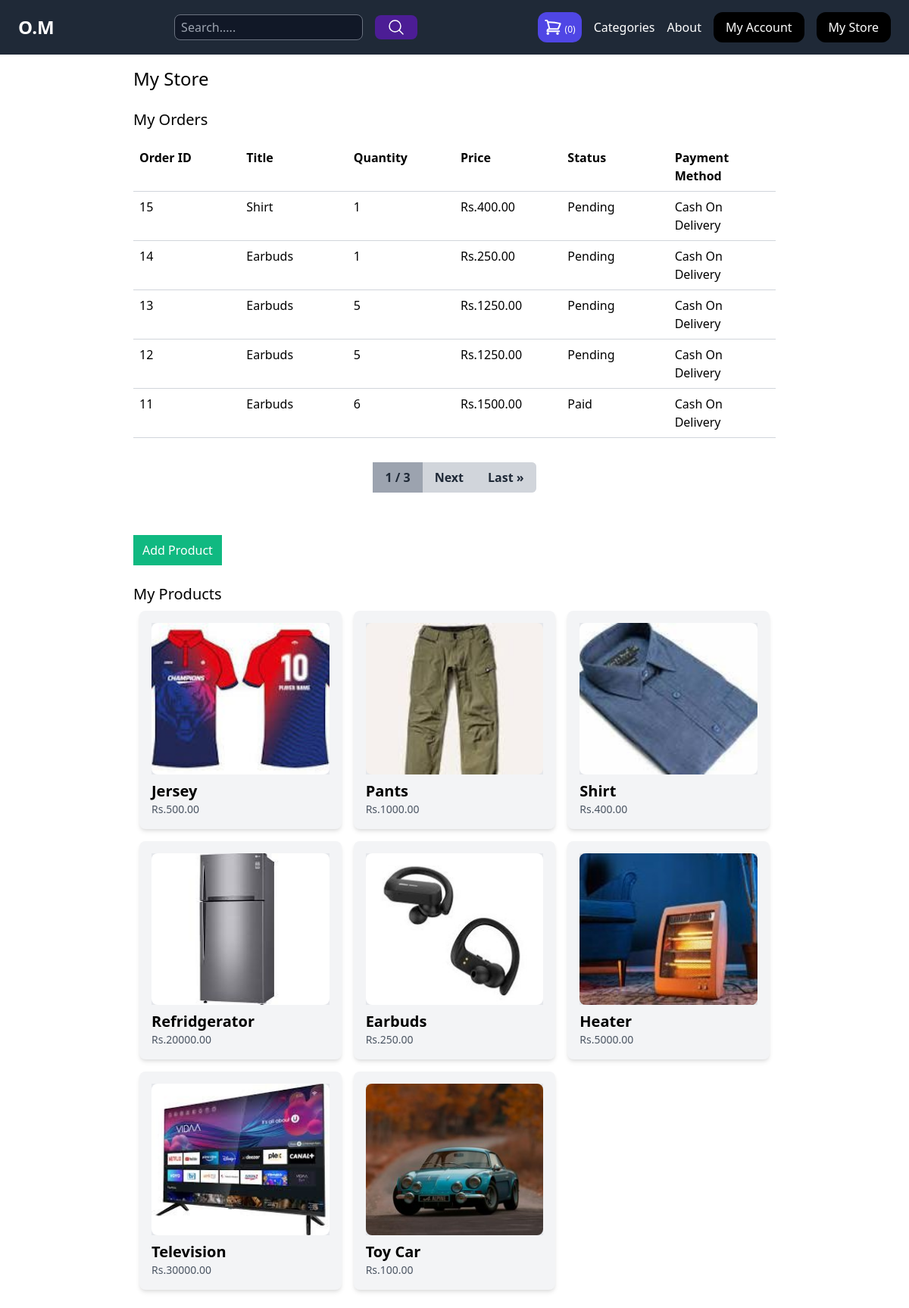
/my-store/ (signed in), run on the app's committed database.
### store/models.py (models this page shows, shortened)
class OrderItem(models.Model):
    order = models.ForeignKey(Order, related_name='items', on_delete=models.CASCADE)
    product = models.ForeignKey(Product, related_name='items', on_delete=models.CASCADE)
    quantity = models.IntegerField(default=1)
    price = models.DecimalField(max_digits=10, decimal_places=2)

class Order(models.Model):
    METHOD = (
    ("Cash On Delivery", "Cash On Delivery"),
    ("Esewa", "Esewa"),
)
    first_name = models.CharField(max_length=255)
    last_name = models.CharField(max_length=255)
    address = models.CharField(max_length=255)
    zipcode = models.CharField(max_length=255)
    email = models.EmailField()
    phone = models.CharField(max_length=10)
    paid_amount = models.DecimalField(max_digits=10, decimal_places=2, blank=True, null=True)
    payment_method = models.CharField(max_length=20, choices=METHOD, default="Cash On Delivery")
    is_paid = models.BooleanField(default=False)
    transaction_uuid = models.UUIDField(default=uuid.uuid4, editable=False, unique=True)
    created_by = models.ForeignKey(User, related_name='orders', on_delete=models.SET_NULL, null=True)
    created_at = models.DateTimeField(auto_now_add=True)

class Product(models.Model):
    category = models.ForeignKey(Category, related_name='products', on_delete=models.CASCADE)
    user = models.ForeignKey(User, related_name='products', on_delete=models.CASCADE)
    title = models.CharField(max_length=50)
    slug = models.SlugField(max_length=50)
    description = models.TextField(blank=True)
    price = models.DecimalField(max_digits=10, decimal_places=2)
    image = models.ImageField(upload_to='uploads/product_images/', blank=True, null=True)
    thumbnail = models.ImageField(upload_to='uploads/product_images/thumbnail/', blank=True, null=True)
    created_at = models.DateTimeField(auto_now_add=True)
    updated_at = models.DateTimeField(auto_now=True)
    stock = models.PositiveIntegerField(default=0)
    class Meta:
        ordering = ('-created_at',)
    def get_thumbnail(self):
        if self.thumbnail:
            return self.thumbnail.url

### userprofile/views.py (the view)
# urls.py: path('my-store/', views.my_store, name='my_store'),
@login_required
def my_store(request):
    order_items = OrderItem.objects.filter(product__user=request.user).order_by('-order__created_at')
    paginator = Paginator(order_items, 5)
    page_number = request.GET.get('page')
    page_obj = paginator.get_page(page_number)
    return render(request, 'userprofile/my_store.html', {
        'page_obj': page_obj,
    })

### store/cart.py (called while the page is built)
    def __len__(self):
        return sum(item['quantity'] for item in self.cart.values())

### store/context_processors.py (called while the page is built)
def cart(request):
    return {'cart': Cart(request)}

### userprofile/templates/userprofile/my_store.html (shortened to what this page needs)
{% extends 'main/base.html' %}
{% block content %}
    <h1 class="text-2xl">My Store</h1>
    <h2 class="text-xl mt-6 mb-6">My Orders</h2>
    <div class="flex flex-wrap border-b border-gray-300 pb-2">
        <div class="w-1/6 px-2">
            <strong>Order ID</strong>
        </div>
        <div class="w-1/6 px-2">
            <strong>Title</strong>
        </div>
        <div class="w-1/6 px-2">
            <strong>Quantity</strong>
        </div>
        <div class="w-1/6 px-2">
            <strong>Price</strong>
        </div>
        <div class="w-1/6 px-2">
            <strong>Status</strong>
        </div>
        <div class="w-1/6 px-2">
            <strong>Payment Method</strong>
        </div>
    </div>
    {% for order_item in page_obj %}
        <div class="flex flex-wrap border-b border-gray-300 py-2">
            <div class="w-1/6 px-2">
                <a href="{% url 'store_order_detail' order_item.order.id %}">{{ order_item.order.id }}</a>
            </div>
            <div class="w-1/6 px-2">
                {{ order_item.product.title }}
            </div>
            <div class="w-1/6 px-2">
                {{ order_item.quantity }}
            </div>
            <div class="w-1/6 px-2">
                Rs.{{ order_item.price }}
            </div>
            <div class="w-1/6 px-2">
                <form action="{% url 'toggle_order_status' order_item.order.id %}" method="post">
                    <button type="submit" class="toggle-status-btn">
                        {% if not order_item.order.is_paid %}
                            Pending
                        {% else %}
                            Paid
                        {% endif %}
                    </button>
                </form>
            </div>
            <div class="w-1/6 px-2">
                {{ order_item.order.payment_method }}
            </div>
        </div>
    {% endfor %}
    <div class="flex justify-center my-8">
        <div class="flex rounded-md bg-gray-200">
            <span class="py-2 px-4 bg-gray-400 text-gray-800 font-bold">{{ page_obj.number }} / {{ page_obj.paginator.num_pages }}</span>
            {% if page_obj.has_next %}
                <a href="?page={{ page_obj.next_page_number }}" class="py-2 px-4 bg-gray-300 hover:bg-gray-400 text-gray-800 font-bold">Next</a>
                <a href="?page={{ page_obj.paginator.num_pages }}" class="py-2 px-4 bg-gray-300 hover:bg-gray-400 text-gray-800 font-bold rounded-r-md">Last &raquo;</a>
            {% endif %}
        </div>
    </div>
    <a href="{% url 'add_product' %}" class="mt-6 inline-block py-2 px-3 bg-green-500 text-white">Add Product</a>
    <h2 class="text-xl mt-6">My Products</h2>
    {% if request.user.products %}
        <div class="flex flex-wrap">
            {% for product in request.user.products.all %}
                <div class="product w-1/3 p-2">
                    <div class="p-4 bg-gray-100 shadow-md rounded-lg">
                        <a href="{% url 'edit_product' product.id %}" class="block">
                            <div class="image mb-2 bg-gray-200" style="height: 200px;">
                                <img src="{{ product.get_thumbnail }}" alt="Image of {{ product.title }}" class="rounded-lg w-full h-full object-cover">
                            </div>
                            <h2 class="text-xl font-semibold">{{ product.title }}</h2>
                            <p class="text-sm text-gray-600">Rs.{{ product.price }}</p>
                        </a>
                    </div>
                </div>
            {% endfor %}
        </div>
    {% else %}
        <p class="mt-4 py-4 px-8 bg-gray-200 text-gray-800">You don't have any product yet!!</p>
    {% endif %}
{% endblock %}

### data on the page
OrderItem: order.id "15", product "Shirt", quantity "1", price "400.00", shows "Pending", order.payment_method "Cash On Delivery"
OrderItem: order.id "14", product "Earbuds", quantity "1", price "250.00", shows "Pending", order.payment_method "Cash On Delivery"
OrderItem: order.id "13", product "Earbuds", quantity "5", price "1250.00", shows "Pending", order.payment_method "Cash On Delivery"
OrderItem: order.id "12", product "Earbuds", quantity "5", price "1250.00", shows "Pending", order.payment_method "Cash On Delivery"
OrderItem: order.id "11", product "Earbuds", quantity "6", price "1500.00", shows "Paid", order.payment_method "Cash On Delivery"
Product: get_thumbnail (picture), title "Jersey", price "500.00"
Product: get_thumbnail (picture), title "Pants", price "1000.00"
Product: get_thumbnail (picture), title "Shirt", price "400.00"
Product: get_thumbnail (picture), title "Refridgerator", price "20000.00"
Product: get_thumbnail (picture), title "Earbuds", price "250.00"
Product: get_thumbnail (picture), title "Heater", price "5000.00"
Product: get_thumbnail (picture), title "Television", price "30000.00"
Product: get_thumbnail (picture), title "Toy Car", price "100.00"

### other printed values
{{ cart|length }} "0"
{{ page_obj.number }} "1"
{{ page_obj.paginator.num_pages }} "3"
